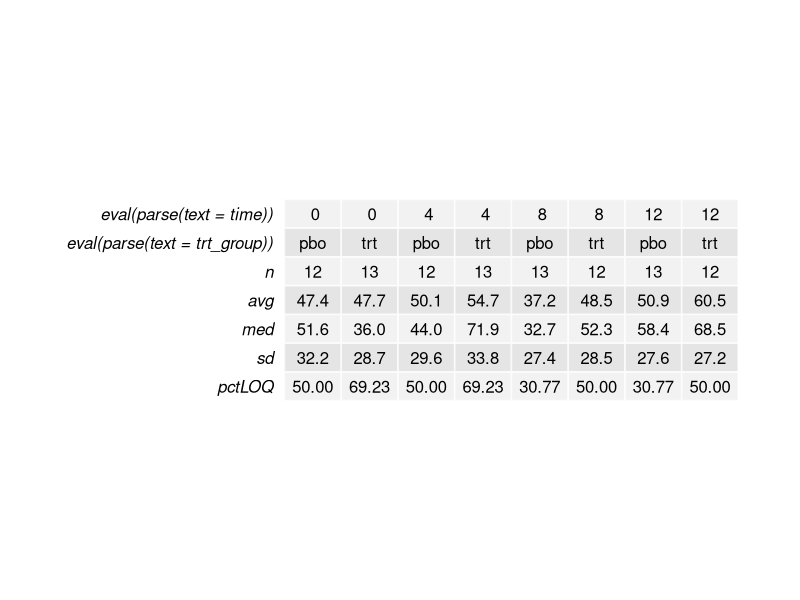

This chart was generated by the following R code:
#' Create data table 
#'

require(dplyr)
require(gridExtra)

data.table.int <- function(data,
                           biomarker,
                           trt_group,
                           time,
                           loq) {
  
  # Helper
  sum_data <- data %>% 
    group_by(eval(parse(text = time)),
             eval(parse(text = trt_group))) %>%
    summarise(n = sum(!is.na(eval(parse(text = biomarker)))),
              avg = round(mean(eval(parse(text = biomarker)),
                            na.rm = TRUE),1),
              med = round(median(eval(parse(text = biomarker)),
                              na.rm = TRUE),1),
              sd = round(sd(eval(parse(text = biomarker)),
                         na.rm = TRUE),1),
              pctLOQ = round(100 * sum(eval(parse(text = loq))=='YES')/
                            length(eval(parse(text = loq))=='YES'),2))
  
  tbl <- tableGrob(t(sum_data))
  grid.arrange(arrangeGrob(tbl, ncol=1, nrow=1))

}


# Example:

# Create dataset
biomarker <- runif(100,3,100)
biomarker.bl <- NULL
for (i in 0:24) {
biomarker.bl <- c ( biomarker.bl, rep(biomarker[i * 4 + 1], 4))
  }
 arm <- c(rep('trt',50),rep('pbo',50))
 visit <- c(rep(c(0,4,8,12),25))
 loq_flag <- c(rep(c(rep('YES',10),rep('NO',10)),5))
 example <- data.frame(biomarker = biomarker, biomarker.bl = biomarker.bl, arm = arm, loq_flag = loq_flag, visit = visit)
 colnames(example) <- c('IGG', 'IGG.bl', 'arm','loq_flag','visit')
 unit <- 'g/L'
 timepoint <- 'screening'
 color_manual <- c('pbo' = "#1F78B4", 'trt' = "#33A02C")
 shape_manual <- c('NO' = 1, 'YES' = 2, 'NA' = 0)

# remove(arm)
# remove(biomarker)
# remove(biomarker.bl)



# Call function simple
data.table.int(data = example,
               biomarker = 'IGG',
               trt_group = 'arm',
               time = 'visit',
               loq = 'loq_flag')
